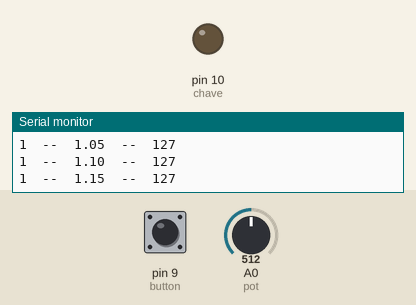
Recording of a sketch running on a simulated Arduino Uno, built with avr-gcc and run on an emulated ATmega328P. Parts: output pins drawn as LEDs (lit = HIGH), the last lines printed to the serial monitor. Dashed ring = blinking. The test bench sets the inputs (shaded band); at power-on: pin 9 (button) LOW, A0 (pot) = 512.

Above: at 1.2 s.
1.3 s: pin 9 (button) pulled HIGH for 3.2 s
At 1.7 s:
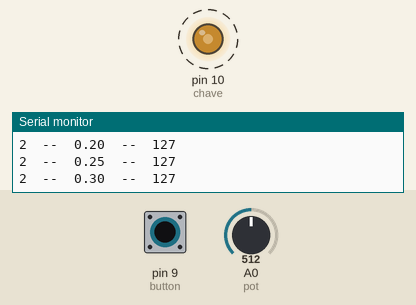
9.0 s: A0 (pot) set to 38
12.0 s: A0 (pot) set to 43
13.5 s: pin 9 (button) pulled HIGH for 0.15 s
At 14.6 s:
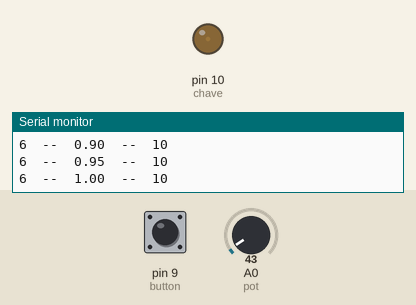
15.1 s: A0 (pot) set to 716
At 15.6 s:
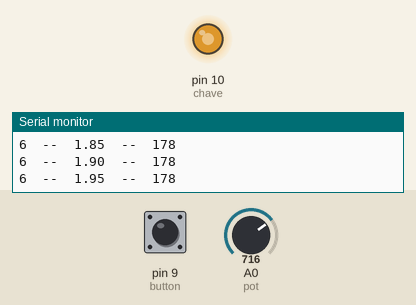
Timing chart, 0 to 17.6 s (numbered marks = the images above; inputs shaded):
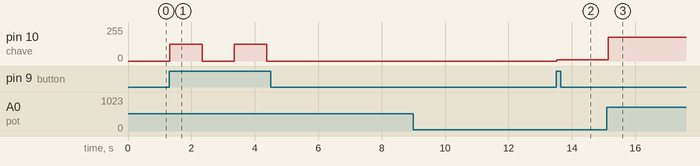

Measured:
- after the input at 1.3 s, pin 10 (chave): alternates 127/255 for 1.0 s and 0/255 for 1.0 s, 4 changes in all, then stays 0/255, starting at once
- after the input at 13.5 s, pin 10 (chave): 0/255 → 10/255 at once
- after the input at 15.1 s, pin 10 (chave): 10/255 → 178/255 after 0.05 s

The sketch:

motor_led_pot.ino
```cpp
int pot = A0;
int valorPot=0;
int chave = 10;
int ligar=0;
float controle = 0;
int  button = 9;
int estado=1;
int x = 0;

void setup() {
  Serial.begin(9600);
  pinMode(chave, OUTPUT);
  pinMode(button, INPUT);
  pinMode(pot, INPUT);

}

void loop()
{
  ligar = digitalRead(button);
  controle+=0.05;
  valorPot = analogRead(pot);
  x = map(valorPot, 0, 1023, 0, 255);

  if (ligar == HIGH && controle > 1.0){
    estado= estado+1;
    controle=0;
  }
  if(estado%2==0){
       //digitalWrite(chave, HIGH);
       analogWrite(chave, x);
   }
  else
    //digitalWrite(chave, LOW);
    analogWrite(chave, 0);

    delay(50);
    Serial.print(estado);
    Serial.print("  --  ");
    Serial.print(controle);
    Serial.print("  --  ");
    Serial.println(x);

}
```
